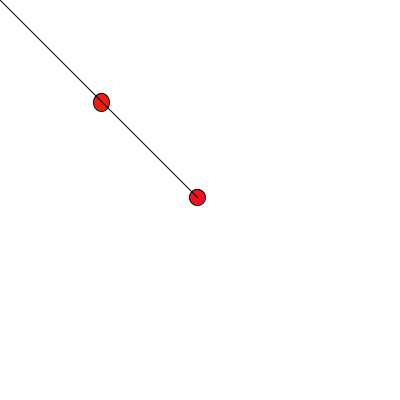
Frame 1 (no input)
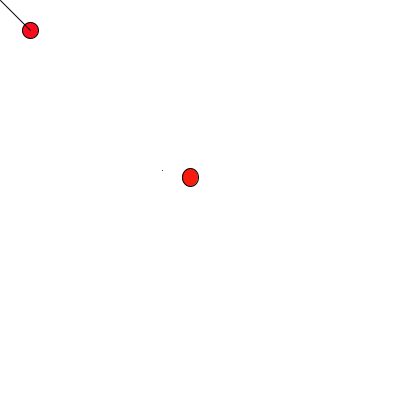
Frame 60 (the mouse pressed at the canvas centre just before this capture)
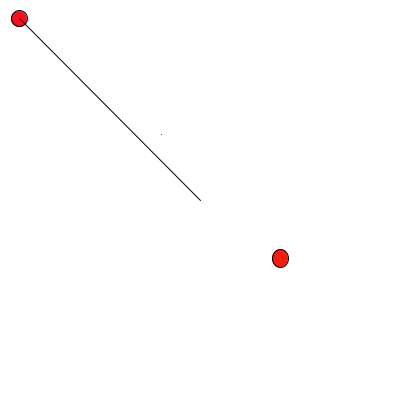
Frame 120 (the mouse held since frame 60 and released just before this capture)

The Processing sketch that drew these frames (run headless with seeded random() and noise(); from frame 60 on, the mouse is pressed at the canvas centre):

// Processing sketch: EcoSystem
// ── EcoSystem.pde
ball b;
mover m;
walker w;
void setup() {
  size(400,400);
  b = new ball();
  m = new mover();
  w = new walker();
}

void draw() {
  background(255);
  w.display();
  w.step();
  b.update();
  m.update();
  b.display();
  m.display();
  m.checkEdge();
  b.checkEdge();
}

// ── ball.pde
class ball {
 PVector location;
 PVector velocity;
 PVector acc;
 PVector gravity;
 
 ball () {
  location = new PVector(100,100); 
  velocity = new PVector(1.5,2.1);
  gravity = new PVector(0.0,0.3);
 }
 
 void checkEdge() {
  if (location.x < 0){
    velocity.x *= -1;
  } else if (location.x > width){ 
    velocity.x *= -1;
  } else if (location.y < 0){
    velocity.y *= -1;
  } else if (location.y > height){
    velocity.y *= -1; 
  }
 }
 
 void update() {
  location.add(velocity);
  velocity.add(gravity);
  }
 
 void display() {
  stroke(0);
  fill(248,28,14);
  ellipse(location.x,location.y,16,18); 
 }
}

// ── mover.pde
class mover {
 PVector location;
 PVector velocity;
 PVector acc;
 mover() {
   location = new PVector(width/2,height/2);
   velocity = new PVector(0,0);
   acc = new PVector(0,0);
 }
 
 void update() {
   PVector mouse = new PVector(mouseX,mouseY);
   PVector dir = PVector.sub(mouse,location);
   acc.add(dir);
  
   velocity.add(acc);
   velocity.limit(4);
   location.add(velocity);
   
 }
 
 void checkEdge() {
  if (location.x < 0) {
    velocity.x *= -1;
  } else if (location.x > width){
    velocity.x *= -1;
  } else if (location.y > height) {
    velocity.y *= -1;
  } else if (location.y  < 0){
    velocity.y *= -1;
  }  
 }
 
 void display() {
   stroke(0);
   fill(248,14,28);
   ellipse(location.x,location.y,16,16);
   line(location.x,location.y, mouseX,mouseY);
 }
}

// ── walker.pde
import java.util.Random;
Random generator;

class walker{
 PVector location  = new PVector(0,0); 
 float tx, ty;
 Random generator = new Random();
 walker() {
   tx = 0;
   ty = 0;
  
  }
  
 void step(){
  float stepx = map(noise(tx), 0 , 1 , 0 , width); 
  float stepy = map(noise(ty), 0 , 1 , 0 , height);

 location.x = stepx;
 location.y = stepy;
  
  tx += 0.01;
  ty += 0.1;
 }
 
  void display(){
    stroke(0);
    point(location.x,location.y);
  }
}
